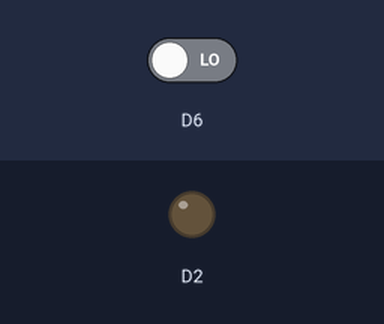
A sketch run on a simulated ESP8266 (NodeMCU). Shown: output pins drawn as LEDs (lit = HIGH). Inputs (shaded band) come from the test bench; at power-on: D6 LOW.

Above: at 1.2 s.
1.3 s: D6 driven HIGH
At 2.5 s:
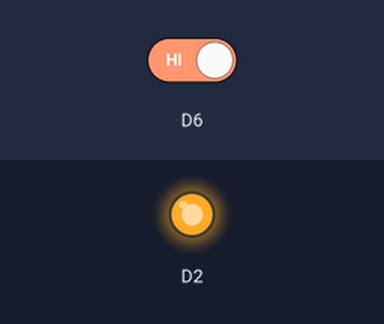
2.8 s: D6 driven LOW
At 3.8 s:
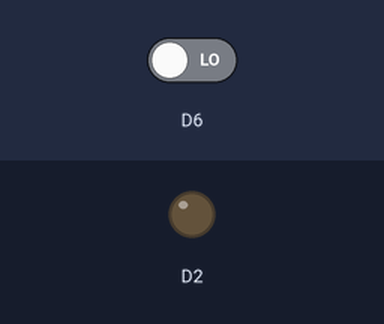
Timing chart, 0 to 5.8 s (numbered marks = the images above; inputs shaded):
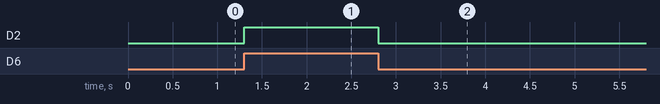

The sketch:

lichtsensor-interrupt.ino
```cpp
void setup() {
  setPins();
  attachInterrupt(D6, togglePin, CHANGE);
}

void loop() {
}

void setPins() {
  pinMode(D6, INPUT);
  pinMode(D2, OUTPUT);
}

void togglePin() {
  detachInterrupt(D4);
  if(digitalRead(D2)==1) {
    digitalWrite(D2, 0);
  } else {
    digitalWrite(D2, 1);
  }
  delay(200);
  attachInterrupt(D6, togglePin, CHANGE);
}
```

Measured:
- after the input at 1.3 s, D2: LOW → HIGH at once
- after the input at 2.8 s, D2: HIGH → LOW at once
